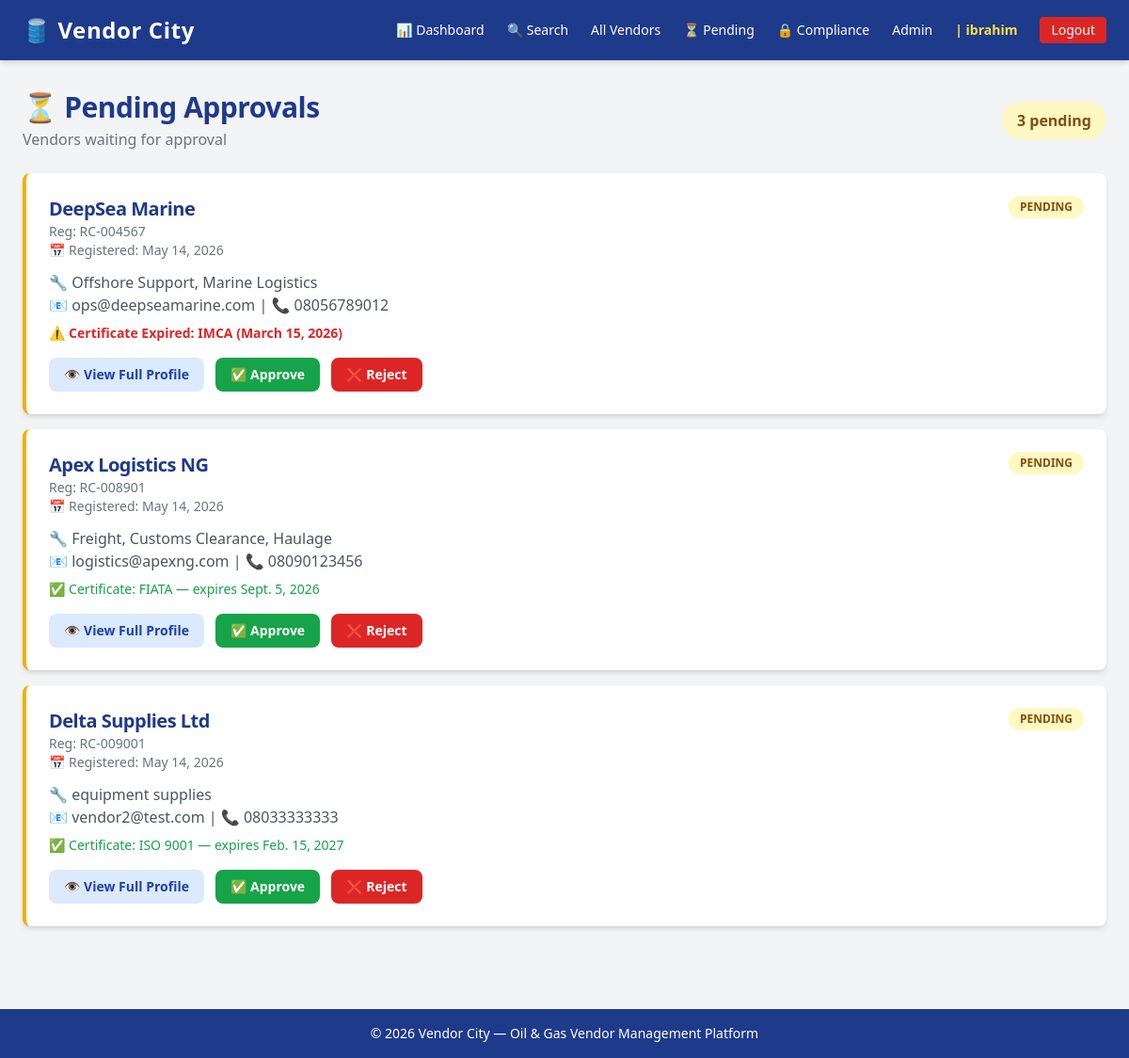
The app's page /vendors/pending/ (signed in), older data.
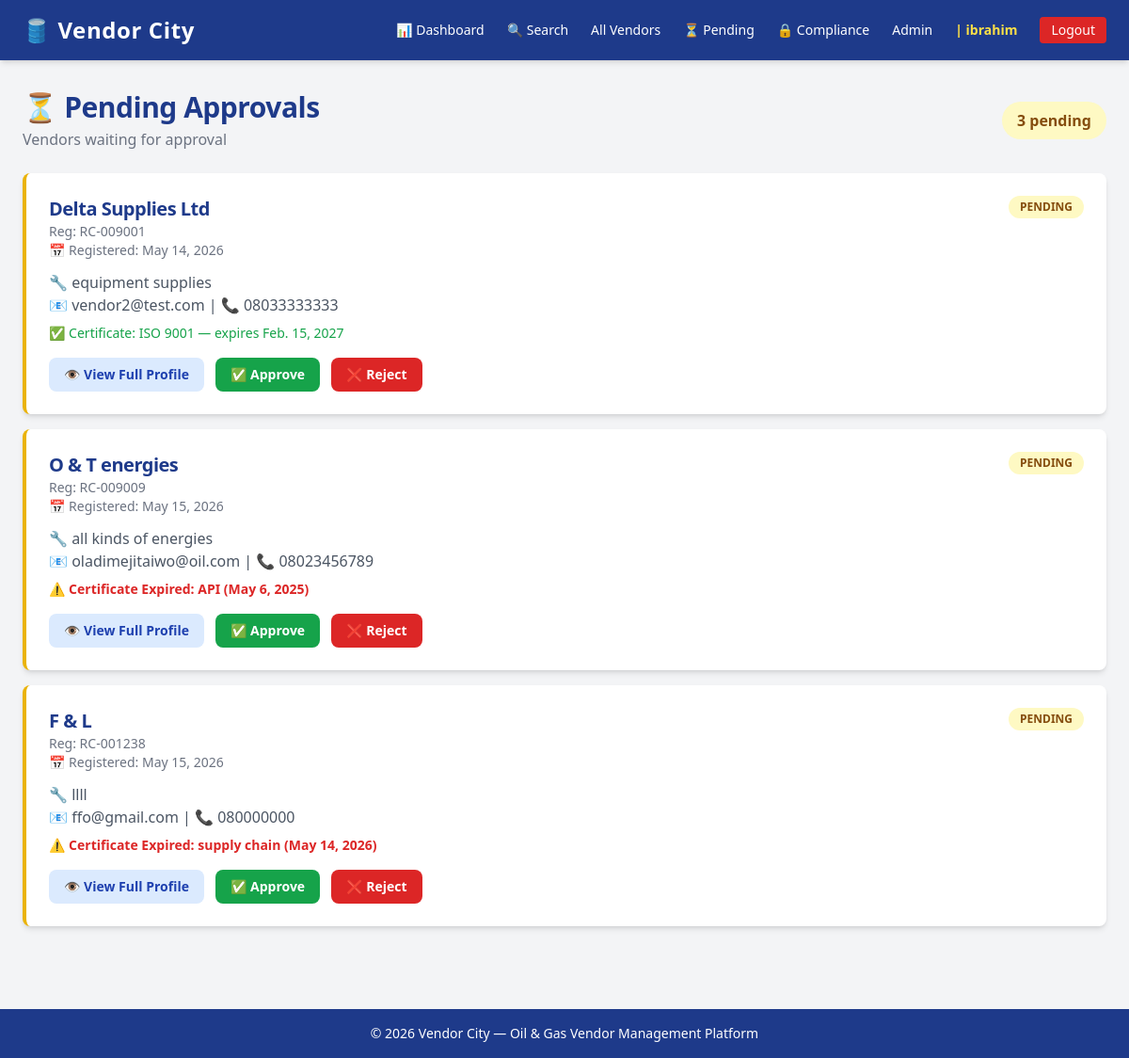
The same page, newer data.
### vendors/models.py (models this page shows, shortened)
class Vendor(models.Model):
    user = models.OneToOneField(
        settings.AUTH_USER_MODEL,
        on_delete=models.CASCADE,
        null=True, blank=True,
        related_name='vendor_profile'
    )
    company_name        = models.CharField(max_length=200)
    registration_number = models.CharField(max_length=100, unique=True)
    email               = models.EmailField(unique=True)
    phone               = models.CharField(max_length=20)
    address             = models.TextField()
    services_offered    = models.TextField(help_text="Describe the services this vendor provides")
    status              = models.CharField(max_length=20, choices=STATUS_CHOICES, default='pending')
    rating              = models.IntegerField(choices=RATING_CHOICES, default=3)
    certificate_name    = models.CharField(max_length=200, blank=True, null=True)
    certificate_file    = models.FileField(upload_to='certificates/', blank=True, null=True)
    certificate_expiry  = models.DateField(blank=True, null=True)
    date_registered     = models.DateTimeField(default=timezone.now)
    class Meta:
        ordering = ['-date_registered']
        verbose_name = 'Vendor'
        verbose_name_plural = 'Vendors'
    @property
    def is_certificate_expired(self):
        if self.certificate_expiry:
            return self.certificate_expiry < timezone.now().date()
        return False

### vendors/views.py (the view)
# urls.py: path('pending/', views.vendor_pending, name='vendor-pending'),
@login_required
@role_required('vendor_officer', 'senior_management')
def vendor_pending(request):
    vendors = Vendor.objects.filter(status='pending').order_by('date_registered')
    context = {
        'vendors': vendors,
        'filter_label': 'Pending Approval',
        'pending_count': vendors.count(),
    }
    return render(request, 'vendors/vendor_pending.html', context)

### templates/vendors/vendor_pending.html (shortened to what this page needs)
{% extends 'base.html' %}
{% block content %}
<div class="flex justify-between items-center mb-6">
    <div>
        <h1 class="text-3xl font-bold text-blue-900">⏳ Pending Approvals</h1>
        <p class="text-gray-500 mt-1">Vendors waiting for approval</p>
    </div>
    <span class="bg-yellow-100 text-yellow-800 px-4 py-2 rounded-full font-bold">
        {{ pending_count }} pending
    </span>
</div>
{% for vendor in vendors %}
    <div class="bg-white rounded-lg shadow-md p-6 mb-4 border-l-4 border-yellow-500">
        <div class="flex justify-between items-start">
            <div>
                <h2 class="text-xl font-bold text-blue-900">{{ vendor.company_name }}</h2>
                <p class="text-gray-500 text-sm">Reg: {{ vendor.registration_number }}</p>
                <p class="text-gray-500 text-sm">📅 Registered: {{ vendor.date_registered|date:"F j, Y" }}</p>
            </div>
            <span class="bg-yellow-100 text-yellow-800 px-3 py-1 rounded-full text-xs font-bold">
                PENDING
            </span>
        </div>
        <p class="text-gray-600 mt-3">🔧 {{ vendor.services_offered }}</p>
        <p class="text-gray-600">📧 {{ vendor.email }} | 📞 {{ vendor.phone }}</p>
        {% if vendor.certificate_name %}
            {% if vendor.is_certificate_expired %}
                <p class="text-red-600 text-sm mt-2 font-semibold">
                    ⚠️ Certificate Expired: {{ vendor.certificate_name }} ({{ vendor.certificate_expiry }})
                </p>
            {% else %}
                <p class="text-green-600 text-sm mt-2">
                    ✅ Certificate: {{ vendor.certificate_name }} — expires {{ vendor.certificate_expiry }}
                </p>
            {% endif %}
        {% else %}
            <p class="text-gray-400 text-sm mt-2">⚠️ No certificate uploaded</p>
        {% endif %}
        <div class="flex gap-3 mt-4">
            <a href="{% url 'vendor-detail' vendor.pk %}"
               class="bg-blue-100 text-blue-800 px-4 py-2 rounded-lg text-sm font-semibold hover:bg-blue-200">
                👁️ View Full Profile
            </a>
            <a href="{% url 'vendor-approve' vendor.pk %}"
               class="bg-green-600 text-white px-4 py-2 rounded-lg text-sm font-semibold hover:bg-green-700">
                ✅ Approve
            </a>
            <a href="{% url 'vendor-reject' vendor.pk %}"
               class="bg-red-600 text-white px-4 py-2 rounded-lg text-sm font-semibold hover:bg-red-700">
                ❌ Reject
            </a>
        </div>
    </div>
{% empty %}
    <div class="bg-white rounded-lg shadow p-10 text-center text-gray-500">
        <p class="text-xl mb-2">🎉 No pending vendors!</p>
        <p class="text-sm">All vendors have been reviewed.</p>
    </div>
{% endfor %}
{% endblock %}

Row changes from the older to the newer data that the page shows:
no longer on this page (row edited): Vendor: company_name "DeepSea Marine", registration_number "RC-004567", date_registered "May 14, 2026", services_offered "Offshore Support, Marine Logistics", email "ops@deepseamarine.com", phone "08056789012", certificate_name "IMCA", certificate_expiry "March 15, 2026"
no longer on this page (row edited): Vendor: company_name "Apex Logistics NG", registration_number "RC-008901", date_registered "May 14, 2026", services_offered "Freight, Customs Clearance, Haulage", email "logistics@apexng.com", phone "08090123456", certificate_name "FIATA", certificate_expiry "Sept. 5, 2026"
added Vendor: company_name "O & T energies", registration_number "RC-009009", date_registered "May 15, 2026", services_offered "all kinds of energies", email "oladimejitaiwo@oil.com", phone "08023456789", certificate_name "API", certificate_expiry "May 6, 2025"
added Vendor: company_name "F & L", registration_number "RC-001238", date_registered "May 15, 2026", services_offered "llll", email "ffo@gmail.com", phone "080000000", certificate_name "supply chain", certificate_expiry "May 14, 2026"
